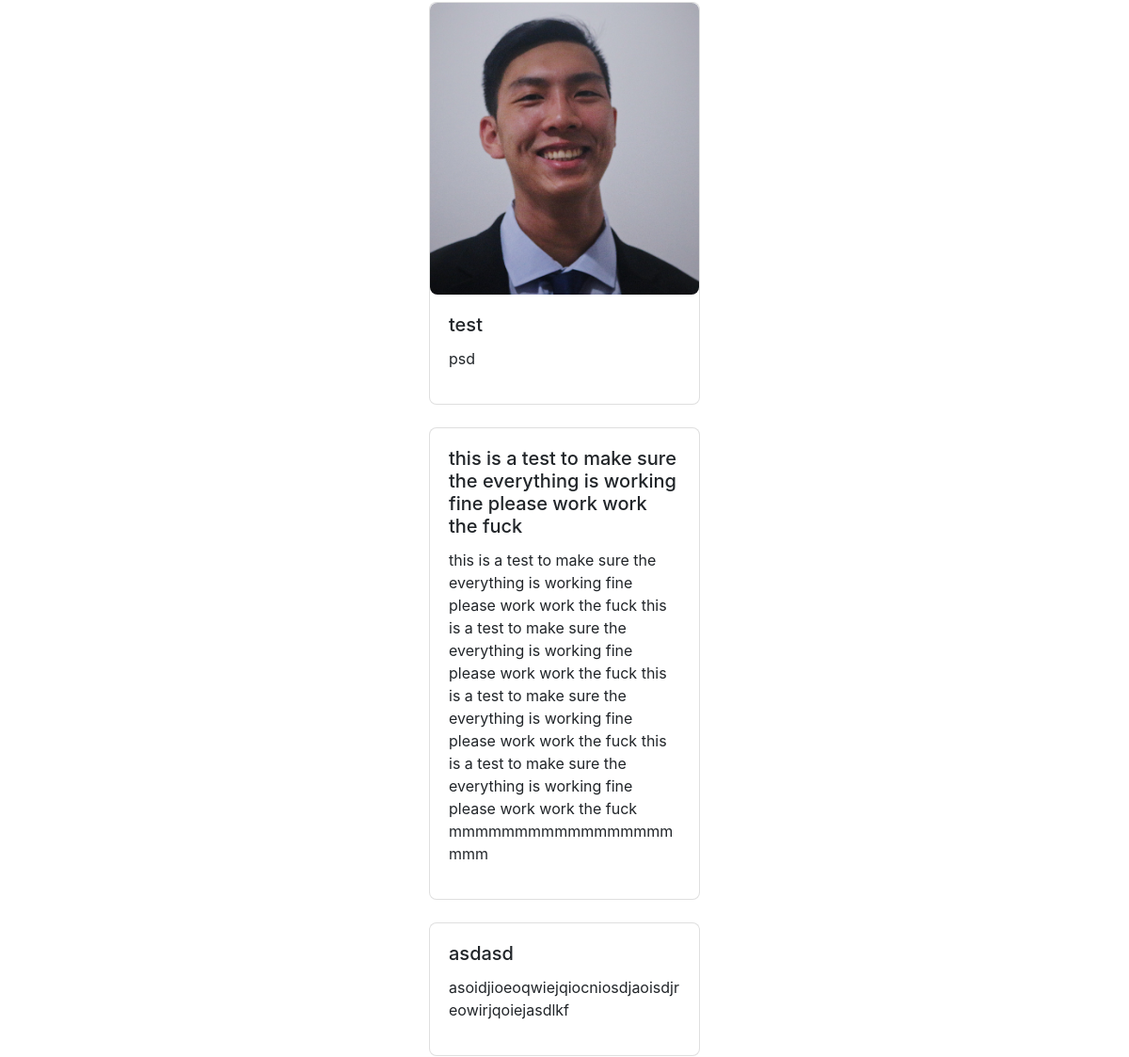
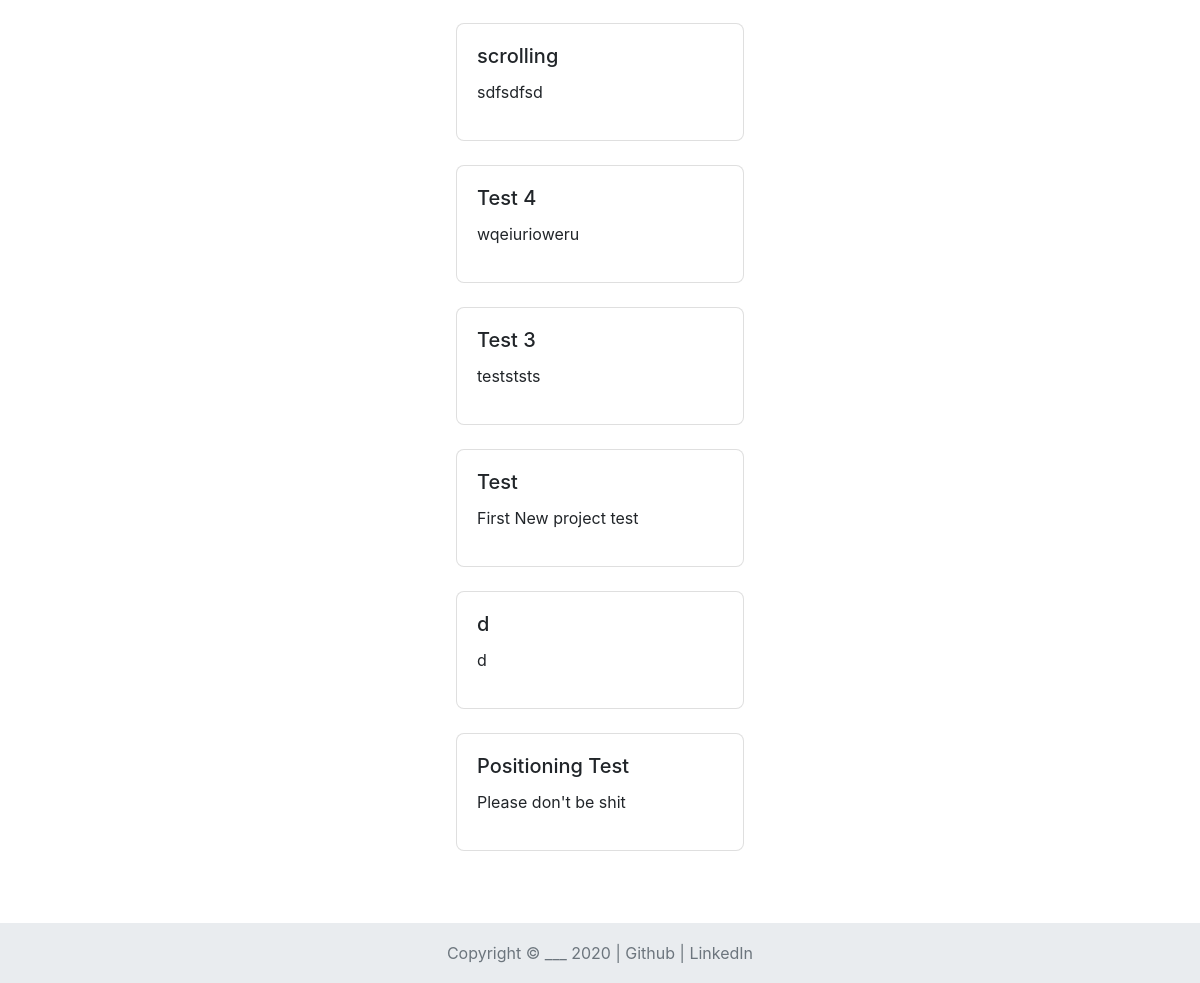
The page /projects/ (lower part) on the database as committed earlier (2 pictures, top to bottom).
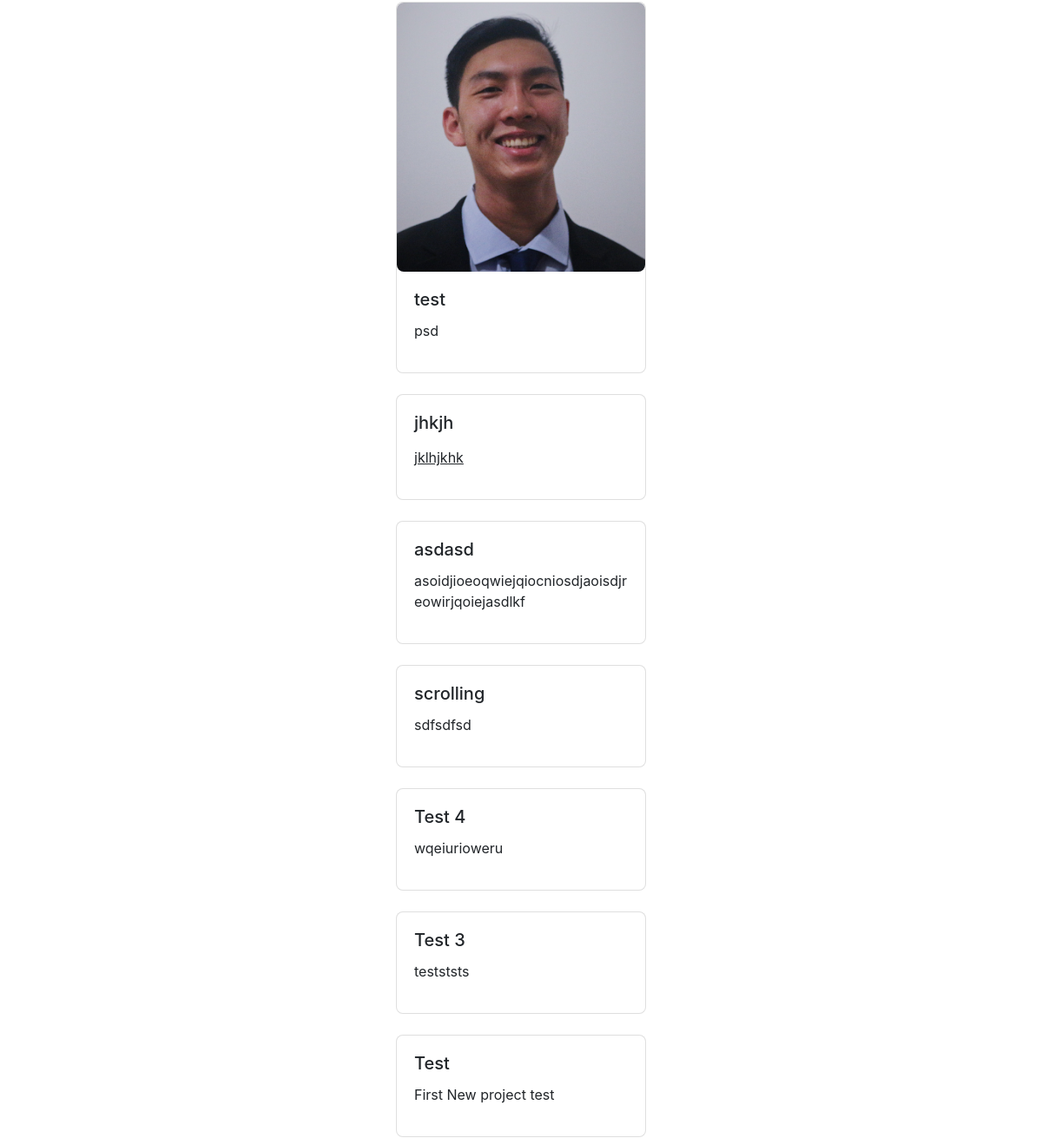
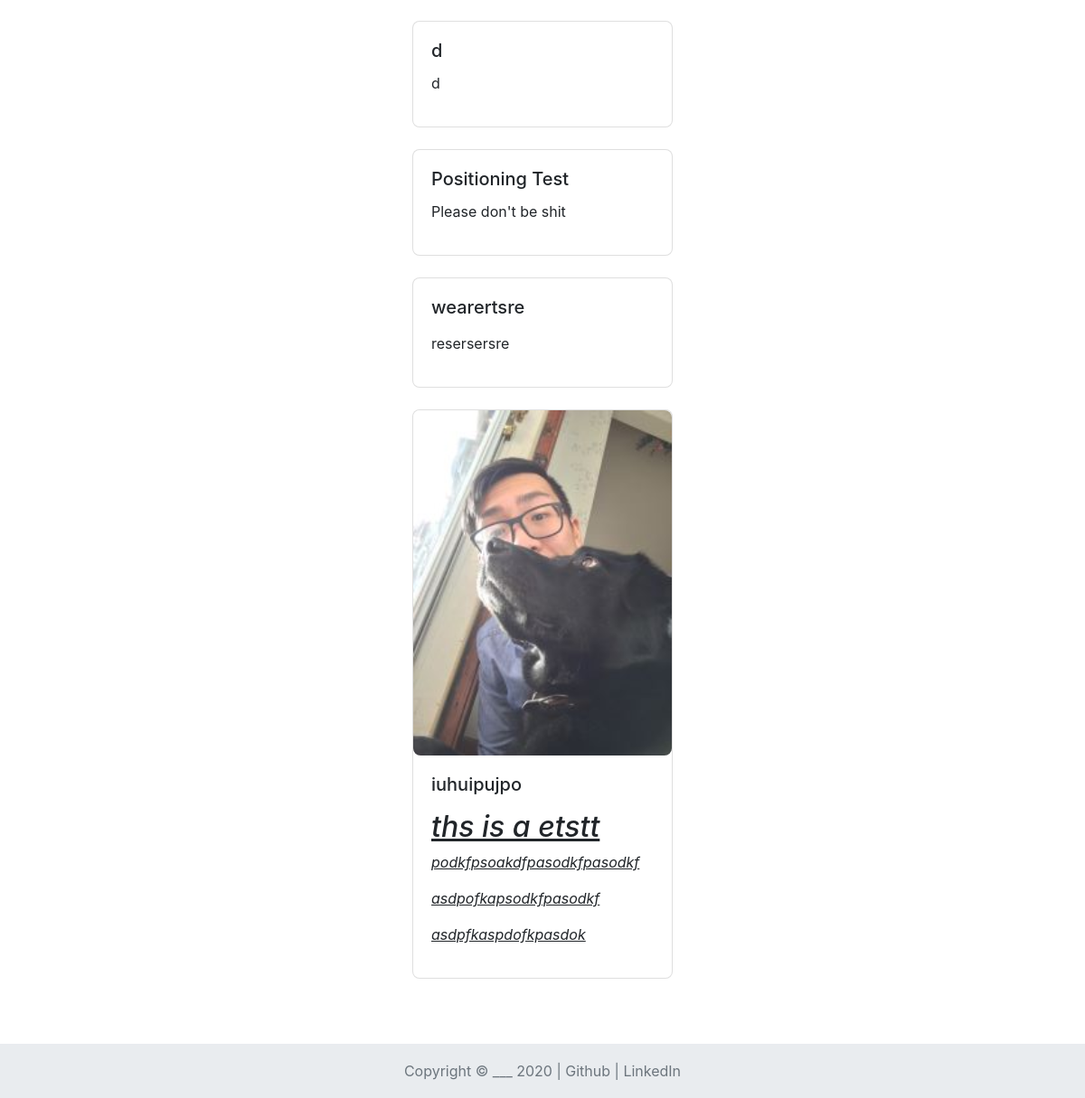
The same page on the database as committed later (2 pictures, top to bottom).
### Basic_app/models.py (models this page shows, shortened)
class Project(models.Model):
    author = models.ForeignKey('auth.User',on_delete=models.CASCADE)
    rank = models.IntegerField()
    project_pic = models.ImageField(upload_to='project_pic', blank=True)
    link = models.URLField()
    title = models.CharField(max_length=200)
    summary = models.TextField(max_length=500)
    text = models.TextField()

### Basic_app/views.py (the view)
# urls.py: url(r'^projects/$',views.ProjectList.as_view(),name='project_list'),
class ProjectList(ListView):
    template_name = 'project_list.html'
    model = Project
    def get_queryset(self):
        return Project.objects.all().order_by('rank')

### Basic_app/templates/Basic_app/project_list.html (shortened to what this page needs)
{% extends "Basic_app/base.html" %}
{% block content %}
<div class="row justify-content-center">
{% for project in project_list %}
<div class="col-auto mb-4">
    <a href="#" data-toggle="modal" data-target="#modal{{ project.rank }}" class="card-link">
    <div class="card h-100">
        {% if project.project_pic %}
            <img class="card-img-top pics" src="{{ project.project_pic.url }}">
        {% endif %}
        <div class="card-body">
            <h5 class="card-title">{{ project.title }}</h1>
            <p>{{ project.summary|safe }}</p>
        </div>
    </div>
    </a>
</div>
{% endfor %}
</div>
{% endblock %}

### Basic_app/templates/Basic_app/base.html (shortened to what this page needs)
<!DOCTYPE html>
{% load static %}
<html>
    <head>
        <link rel="stylesheet" href="{% static 'css/bootstrap.min.css'%}">
        <link rel="stylesheet" href="{% static 'css/style.css' %}">
    </head>
    <body>
        <div class="container d-flex align-items-center flex-column col-md-6 align-items-center">
            {% block content %}
            {% endblock %}
        </div>
        <footer class="footer">
            <div class="d-flex justify-content-center">
                <span class="text-muted">
                    <a href="{% url 'login' %}" id="secret_login">Copyright © ___ 2020 </a>|
                    <a href="https://github.com/Achan40" class="social_link" target="_blank">Github </a>|
                    <a href="https://www.linkedin.com/in/aaron-chan-30393115a/" class="social_link" target="_blank">LinkedIn</a>
                </span>
            </div>
        </footer>
    </body>
</html>

### Basic_app/static/css/style.css (style rules this page uses)
html { position: relative; min-height: 100%; }
body { padding-top: 6rem; padding-bottom: 3rem; margin-bottom: 60px; }
.navbar-toggler, .jumbotron, .pics, .modal-content { border-radius: .5rem; }
.footer { position: absolute; bottom: 0; width: 100%; height: 60px; line-height: 60px; background-color: #e9ecef; }
#secret_login, #secret_login:hover, #secret_login:focus, #secret_login:active { text-decoration: none; color: inherit; cursor: default; }
.social_link, #contact_confirm_button, #contact_confirm_button:hover, .link_to_project, .link_to_project:hover { color: inherit; text-decoration: none; }
.card { width: 18rem; border-radius: .5rem; }
.card-link, .card-link:hover { color: inherit; text-decoration: inherit; }

Rows that differ between the two databases and show on the page:
removed Project: title "this is a test to make sure the everything is working fine please work work the fuck", summary "this is a test to make sure the everything is working fine please work work the fuck this is a test to make sure the everything is working fine please work work the fuck this is a test to make sure the everything is working fine please work work the fuck this is a test to make sure the everything is working fine please work work the fuck mmmmmmmmmmmmmmmmmmmm"
added Project: title "jhkjh", summary "jklhjkhk"
added Project: title "wearertsre", summary "resersersre"
added Project: project_pic (picture), title "iuhuipujpo", summary "ths is a etstt podkfpsoakdfpasodkfpasodkf asdpofkapsodkfpasodkf asdpfkaspdofkpasdok"
